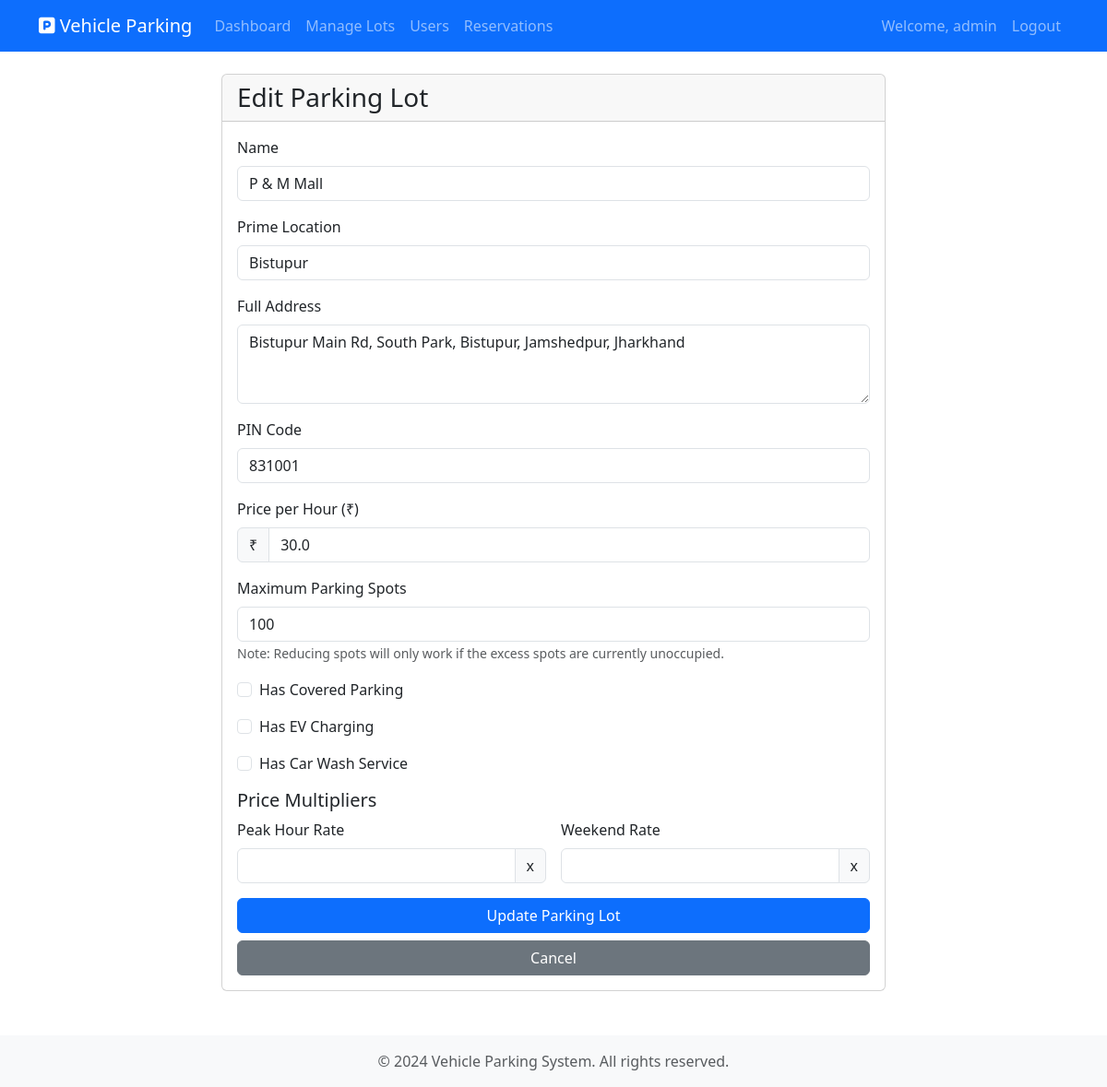
Screenshot of /admin/parking-lot/edit/1 (signed in) with the database file from the repository.
### app/models.py (models this page shows, shortened)
class User(UserMixin, db.Model):
    id = db.Column(db.Integer, primary_key=True)
    username = db.Column(db.String(64), unique=True, nullable=False)
    email = db.Column(db.String(120), unique=True, nullable=False)
    password_hash = db.Column(db.String(128))
    is_admin = db.Column(db.Boolean, default=False)
    reservations = db.relationship('Reservation', backref='user', lazy=True)

class ParkingLot(db.Model):
    id = db.Column(db.Integer, primary_key=True)
    name = db.Column(db.String(100), nullable=False)
    prime_location_name = db.Column(db.String(100), nullable=False)
    address = db.Column(db.String(200), nullable=False)
    pin_code = db.Column(db.String(10), nullable=False)
    price_per_hour = db.Column(db.Float, nullable=False)
    maximum_spots = db.Column(db.Integer, nullable=False)
    created_at = db.Column(db.DateTime, default=datetime.utcnow)
    spots = db.relationship('ParkingSpot', backref='lot', lazy=True, cascade='all, delete-orphan')

### app/admin/routes.py (the view, shortened to what this page needs)
@bp.route('/parking-lot/edit/<int:lot_id>', methods=['GET', 'POST'])
@login_required
@admin_required
def edit_parking_lot(lot_id):
    lot = ParkingLot.query.get_or_404(lot_id)
    return render_template('admin/edit_parking_lot.html', lot=lot)

### app/admin/routes.py (called while the page is built)
def admin_required(f):
    @wraps(f)
    def decorated_function(*args, **kwargs):
        if not current_user.is_authenticated or not current_user.is_admin:
            flash('You do not have permission to access this page.', 'error')
            return redirect(url_for('main.index'))
        return f(*args, **kwargs)
    return decorated_function

### app/models.py (called while the page is built)
@login_manager.user_loader
def load_user(id):
    return User.query.get(int(id))

### app/templates/admin/edit_parking_lot.html (shortened to what this page needs)
{% extends "base.html" %}
{% block content %}
<div class="container mt-4">
    <div class="row">
        <div class="col-md-8 offset-md-2">
            <div class="card">
                <div class="card-header">
                    <h3 class="mb-0">Edit Parking Lot</h3>
                </div>
                <div class="card-body">
                    <form method="POST">
                        <div class="mb-3">
                            <label for="name" class="form-label">Name</label>
                            <input type="text" class="form-control" id="name" name="name" value="{{ lot.name }}"
                                required>
                        </div>
                        <div class="mb-3">
                            <label for="location" class="form-label">Prime Location</label>
                            <input type="text" class="form-control" id="location" name="location"
                                value="{{ lot.prime_location_name }}" required>
                        </div>
                        <div class="mb-3">
                            <label for="address" class="form-label">Full Address</label>
                            <textarea class="form-control" id="address" name="address" rows="3"
                                required>{{ lot.address }}</textarea>
                        </div>
                        <div class="mb-3">
                            <label for="pin_code" class="form-label">PIN Code</label>
                            <input type="text" class="form-control" id="pin_code" name="pin_code"
                                value="{{ lot.pin_code }}" required pattern="[0-9]{6}"
                                title="Please enter a valid 6-digit PIN code">
                        </div>
                        <div class="mb-3">
                            <label for="price" class="form-label">Price per Hour (₹)</label>
                            <div class="input-group">
                                <span class="input-group-text">₹</span>
                                <input type="number" class="form-control" id="price" name="price"
                                    value="{{ lot.price_per_hour }}" required min="0" step="0.01">
                            </div>
                        </div>
                        <div class="mb-3">
                            <label for="max_spots" class="form-label">Maximum Parking Spots</label>
                            <input type="number" class="form-control" id="max_spots" name="max_spots"
                                value="{{ lot.maximum_spots }}" required min="1">
                            <small class="form-text text-muted">Note: Reducing spots will only work if the excess spots
                                are currently unoccupied.</small>
                        </div>
                        <div class="mb-3">
                            <div class="form-check">
                                <input class="form-check-input" type="checkbox" id="has_covered" name="has_covered" >
                                <label class="form-check-label" for="has_covered">
                                    Has Covered Parking
                                </label>
                            </div>
                        </div>
                        <div class="mb-3">
                            <div class="form-check">
                                <input class="form-check-input" type="checkbox" id="has_ev" name="has_ev" >
                                <label class="form-check-label" for="has_ev">
                                    Has EV Charging
                                </label>
                            </div>
                        </div>
                        <div class="mb-3">
                            <div class="form-check">
                                <input class="form-check-input" type="checkbox" id="has_wash" name="has_wash" >
                                <label class="form-check-label" for="has_wash">
                                    Has Car Wash Service
                                </label>
                            </div>
                        </div>
                        <div class="mb-3">
                            <h5>Price Multipliers</h5>
                            <div class="row g-3">
                                <div class="col-md-6">
                                    <label for="peak_multiplier" class="form-label">Peak Hour Rate</label>
                                    <div class="input-group">
                                        <input type="number" class="form-control" id="peak_multiplier"
                                            name="peak_multiplier" value="{{ lot.peak_hour_multiplier }}" step="0.1"
                                            min="1" max="3">
                                        <span class="input-group-text">x</span>
                                    </div>
                                </div>
                                <div class="col-md-6">
                                    <label for="weekend_multiplier" class="form-label">Weekend Rate</label>
                                    <div class="input-group">
                                        <input type="number" class="form-control" id="weekend_multiplier"
                                            name="weekend_multiplier" value="{{ lot.weekend_multiplier }}" step="0.1"
                                            min="1" max="3">
                                        <span class="input-group-text">x</span>
                                    </div>
                                </div>
                            </div>
                        </div>
                        <div class="d-grid gap-2">
                            <button type="submit" class="btn btn-primary">Update Parking Lot</button>
                            <a href="{{ url_for('admin.dashboard') }}" class="btn btn-secondary">Cancel</a>
                        </div>
                    </form>
                </div>
            </div>
        </div>
    </div>
</div>
{% endblock %}

### app/templates/base.html (shortened to what this page needs)
<!DOCTYPE html>
<html lang="en">
<head>
    <link href="https://cdn.jsdelivr.net/npm/bootstrap@5.3.0/dist/css/bootstrap.min.css" rel="stylesheet">
    <link href="https://cdnjs.cloudflare.com/ajax/libs/font-awesome/6.0.0/css/all.min.css" rel="stylesheet">
</head>
<body>
    <nav class="navbar navbar-expand-lg navbar-dark bg-primary">
        <div class="container">
            <a class="navbar-brand" href="{{ url_for('main.index') }}">
                <i class="fas fa-parking"></i> Vehicle Parking
            </a>
            <div class="collapse navbar-collapse" id="navbarNav">
                <ul class="navbar-nav me-auto">
                    {% if current_user.is_authenticated %}
                    {% if current_user.is_admin %}
                    <li class="nav-item">
                        <a class="nav-link" href="{{ url_for('admin.dashboard') }}">Dashboard</a>
                    </li>
                    <li class="nav-item">
                        <a class="nav-link" href="{{ url_for('admin.parking_lots') }}">Manage Lots</a>
                    </li>
                    <li class="nav-item">
                        <a class="nav-link" href="{{ url_for('admin.users') }}">Users</a>
                    </li>
                    <li class="nav-item">
                        <a class="nav-link" href="{{ url_for('admin.reservations') }}">Reservations</a>
                    </li>
                    {% endif %}
                    {% endif %}
                </ul>
                <ul class="navbar-nav">
                    {% if current_user.is_authenticated %}
                    <li class="nav-item">
                        <span class="nav-link">Welcome, {{ current_user.username }}</span>
                    </li>
                    <li class="nav-item">
                        <a class="nav-link" href="{{ url_for('auth.logout') }}">Logout</a>
                    </li>
                    {% endif %}
                </ul>
            </div>
        </div>
    </nav>
    <div class="container mt-4">
        {% block content %}{% endblock %}
    </div>
    <footer class="footer mt-5 py-3 bg-light">
        <div class="container text-center">
            <span class="text-muted">© 2024 Vehicle Parking System. All rights reserved.</span>
        </div>
    </footer>
</body>
</html>

### rows the page displays
User: username "admin"
ParkingLot: name "P & M Mall", location "Bistupur", address "Bistupur Main Rd, South Park, Bistupur, Jamshedpur, Jharkhand", pin_code "831001", price "30.0", max_spots "100"
